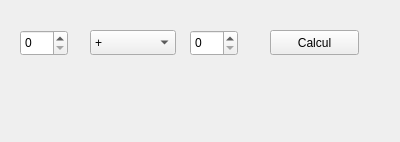
<?xml version="1.0" encoding="UTF-8"?>
<ui version="4.0">
 <class>FenCalculatrice</class>
 <widget class="QWidget" name="FenCalculatrice">
  <property name="geometry">
   <rect>
    <x>0</x>
    <y>0</y>
    <width>400</width>
    <height>142</height>
   </rect>
  </property>
  <property name="windowTitle">
   <string>Form</string>
  </property>
  <widget class="QSpinBox" name="nombre1">
   <property name="geometry">
    <rect>
     <x>20</x>
     <y>30</y>
     <width>48</width>
     <height>26</height>
    </rect>
   </property>
  </widget>
  <widget class="QComboBox" name="operation">
   <property name="geometry">
    <rect>
     <x>90</x>
     <y>30</y>
     <width>86</width>
     <height>25</height>
    </rect>
   </property>
   <property name="editable">
    <bool>false</bool>
   </property>
   <property name="currentText">
    <string>+</string>
   </property>
   <item>
    <property name="text">
     <string>+</string>
    </property>
   </item>
   <item>
    <property name="text">
     <string>-</string>
    </property>
   </item>
   <item>
    <property name="text">
     <string>*</string>
    </property>
   </item>
   <item>
    <property name="text">
     <string>/</string>
    </property>
   </item>
  </widget>
  <widget class="QSpinBox" name="nombre2">
   <property name="geometry">
    <rect>
     <x>190</x>
     <y>30</y>
     <width>48</width>
     <height>26</height>
    </rect>
   </property>
  </widget>
  <widget class="QPushButton" name="boutonEgal">
   <property name="geometry">
    <rect>
     <x>270</x>
     <y>30</y>
     <width>89</width>
     <height>25</height>
    </rect>
   </property>
   <property name="text">
    <string>Calcul</string>
   </property>
  </widget>
  <widget class="QLabel" name="resultat">
   <property name="geometry">
    <rect>
     <x>10</x>
     <y>70</y>
     <width>371</width>
     <height>51</height>
    </rect>
   </property>
   <property name="text">
    <string/>
   </property>
  </widget>
 </widget>
 <resources/>
 <connections/>
</ui>
